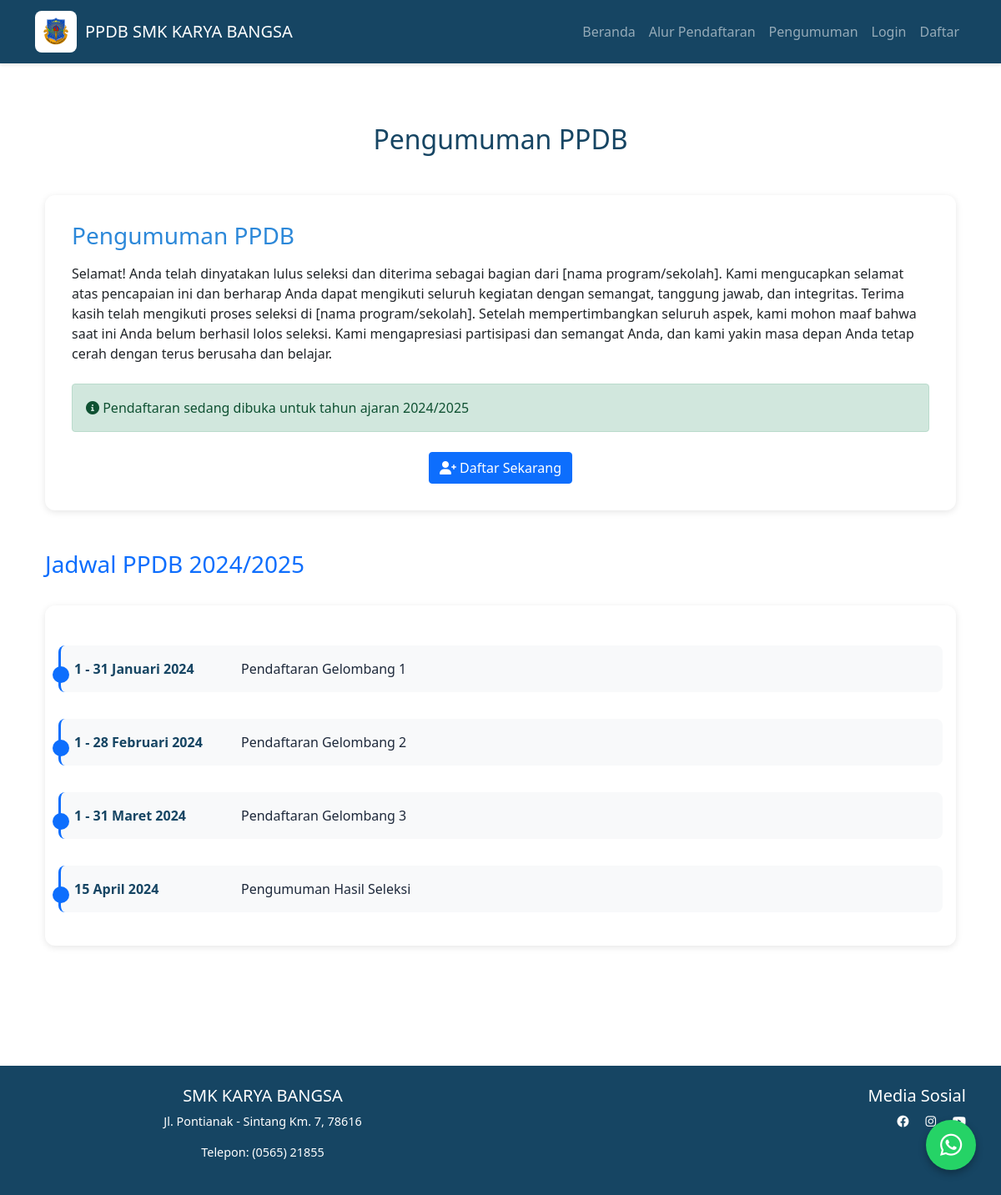
The page /pengumuman on the database its author committed.
### models.py (models this page shows)
class PpdbSettings(db.Model):
    id = db.Column(db.Integer, primary_key=True)
    registration_open = db.Column(db.Boolean, default=True)
    academic_year = db.Column(db.String(10))
    quota_per_major = db.Column(db.Integer)
    announcement_title = db.Column(db.String(200))
    announcement_content = db.Column(db.Text)
    show_announcement = db.Column(db.Boolean, default=False)

### routes/main.py (the view)
@main.route('/pengumuman')
def pengumuman():
    settings = PpdbSettings.query.first()
    approved_students = Siswa.query.filter_by(status='approved').all()
    return render_template('pengumuman.html',
                         settings=settings,
                         approved_students=approved_students)

### app.py (called while the page is built)
@app.before_request
def before_request():
    print(f"Incoming {request.method} request to {request.path}")

### templates/pengumuman.html (shortened to what this page needs)
{% extends 'base.html' %}
{% block content %}
<div class="container py-5">
    <div class="announcement-section">
        <h2 class="text-center mb-5" style="color:#164563;">Pengumuman PPDB</h2>
        {% if settings and settings.show_announcement %}
            <div class="announcement-card" style="background:white;border-radius:12px;padding:2rem;box-shadow:0 2px 8px rgba(0,0,0,0.1);">
                <h3 style="color:#2C88D9;margin-bottom:1rem;">{{ settings.announcement_title }}</h3>
                <div class="announcement-content">
                    {{ settings.announcement_content | safe }}
                </div>
                {% if settings.registration_open %}
                    <div class="alert alert-success mt-4">
                        <i class="fas fa-info-circle"></i>
                        Pendaftaran sedang dibuka untuk tahun ajaran {{ settings.academic_year }}
                    </div>
                    <div class="text-center mt-4">
                        <a href="{{ url_for('auth.register') }}" class="btn btn-primary">
                            <i class="fas fa-user-plus"></i> Daftar Sekarang
                        </a>
                    </div>
                {% else %}
                    <div class="alert alert-warning mt-4">
                        <i class="fas fa-exclamation-triangle"></i>
                        Pendaftaran untuk tahun ajaran {{ settings.academic_year }} sudah ditutup
                    </div>
                {% endif %}
            </div>
        {% else %}
            <div class="no-announcement text-center">
                <i class="fas fa-inbox fa-3x mb-3" style="color:#164563;"></i>
                <h3>Belum ada pengumuman</h3>
                <p>Silakan cek kembali nanti.</p>
            </div>
        {% endif %}
    </div>
    <div class="schedule-section mt-5">
        <h3 class="text-primary mb-4">Jadwal PPDB 2024/2025</h3>
        <div class="timeline">
            <div class="timeline-item">
                <div class="date">1 - 31 Januari 2024</div>
                <div class="event">Pendaftaran Gelombang 1</div>
            </div>
            <div class="timeline-item">
                <div class="date">1 - 28 Februari 2024</div>
                <div class="event">Pendaftaran Gelombang 2</div>
            </div>
            <div class="timeline-item">
                <div class="date">1 - 31 Maret 2024</div>
                <div class="event">Pendaftaran Gelombang 3</div>
            </div>
            <div class="timeline-item">
                <div class="date">15 April 2024</div>
                <div class="event">Pengumuman Hasil Seleksi</div>
            </div>
        </div>
    </div>
</div>
{% endblock %}

### static/style.css (style rules this page uses)
:root { --primary-color: #164563; --secondary-color: #2D5A7B; --accent-color: #2C88D9; --background-light: #f8fafc; --text-dark: #1e293b; --text-light: #64748b; --white: #ffffff; --spacing-sm: 1rem; --spacing-md: 2rem; --spacing-lg: 4rem; --border-radius: 8px; }
body { font-family: 'Poppins', sans-serif; line-height: 1.6; color: var(--text-dark); background: var(--background-light); margin: 0; padding: 0; }
.container { max-width: 1200px; margin: 0 auto; padding: 0 var(--spacing-md); }
.text-center { text-align: center; }
.timeline { position: relative; padding: 20px 0; }
.timeline-item { padding: 20px; margin-bottom: 20px; border-left: 3px solid #0d6efd; position: relative; }
.timeline-item::before { content: ''; position: absolute; left: -10px; top: 25px; width: 20px; height: 20px; border-radius: 50%; background: #0d6efd; }
.timeline-item { margin: 2rem 0; position: relative; width: 100%; display: flex; align-items: center; }
.alert { padding: 10px; margin: 10px 0; border-radius: 4px; background-color: #f8d7da; color: #721c24; border: 1px solid #f5c6cb; }

### templates/pengumuman.html (style rules this page uses)
.timeline { margin: 2rem 0; padding: 1rem; background: white; border-radius: 12px; box-shadow: 0 2px 8px rgba(0,0,0,0.1); }
.timeline-item { display: flex; margin-bottom: 1.5rem; padding: 1rem; background: #f8f9fa; border-radius: 8px; }
.timeline-item .date { font-weight: bold; color: var(--primary-color); min-width: 200px; }
.timeline-item .event { color: var(--text-dark); }

### rows shown on the page
PpdbSettings: announcement_title "Pengumuman PPDB", announcement_content "Selamat! Anda telah dinyatakan lulus seleksi dan diterima sebagai bagian dari [nama program/sekolah]. Kami mengucapkan selamat atas pencapaian ini dan berharap Anda dapat mengikuti seluruh kegiatan dengan semangat, tanggung jawab, dan integritas. Terima kasih telah mengikuti proses seleksi di [nama program/sekolah]. Setelah mempertimbangkan seluruh aspek, kami mohon maaf bahwa saat ini Anda belum berhasil lolos seleksi. Kami mengapresiasi partisipasi dan semangat Anda, dan kami yakin masa depan Anda tetap cerah dengan terus berusaha dan belajar.", academic_year "2024/2025"
